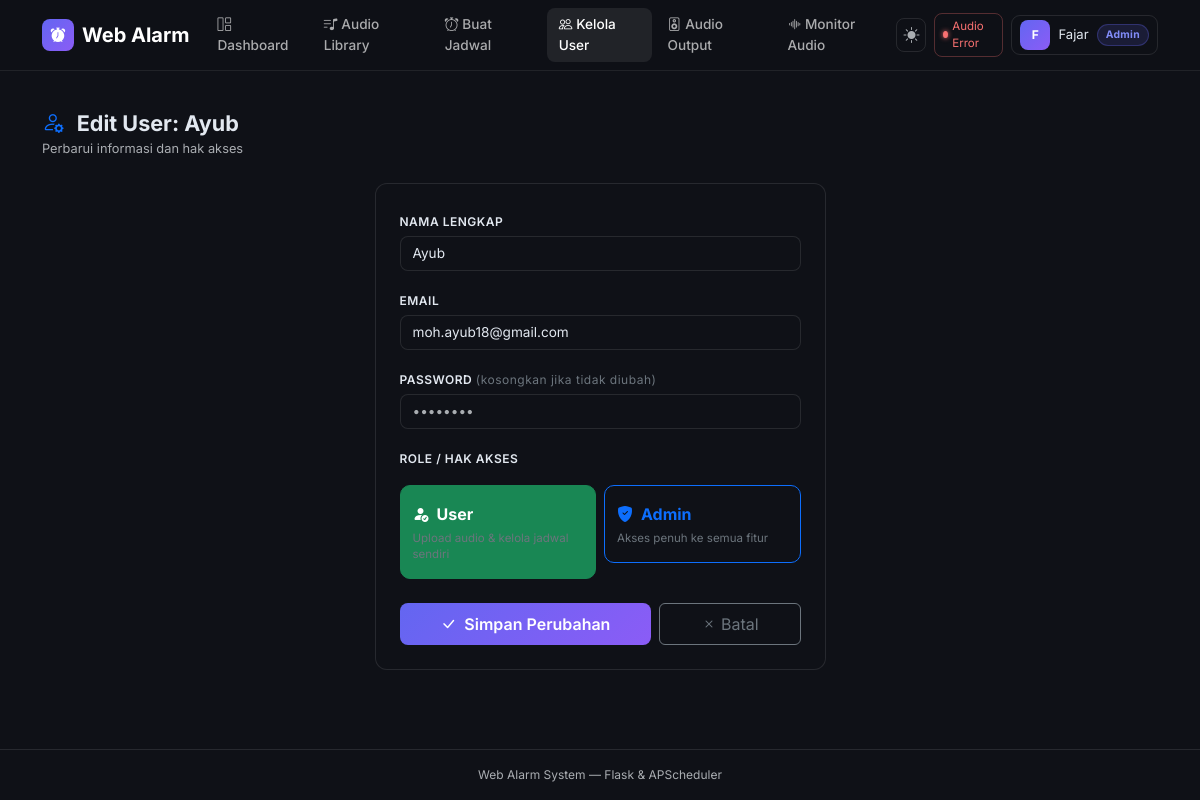
Screenshot of /users/edit/2 (signed in) with the database file from the repository.
### models.py (models this page shows, shortened)
class User(UserMixin, db.Model):
    __tablename__ = 'users'
    id = db.Column(db.Integer, primary_key=True)
    name = db.Column(db.String(120), nullable=False)
    email = db.Column(db.String(120), unique=True, nullable=False)
    password_hash = db.Column(db.String(256), nullable=False)
    role = db.Column(db.String(20), default='user', nullable=False)
    is_active = db.Column(db.Boolean, default=True, nullable=False)
    created_at = db.Column(db.DateTime, default=datetime.utcnow, nullable=False)
    audios = db.relationship('Audio', backref='uploader', lazy=True)

### app.py (the view, shortened to what this page needs)
@app.route('/users/edit/<int:user_id>', methods=['GET', 'POST'])
@login_required
@admin_required
def edit_user(user_id):
    user = db.session.get(User, user_id)
    if not user:
        abort(404)
    return render_template('user_form.html', user=user)

### app.py (called while the page is built)
@login_manager.user_loader
def load_user(user_id):
    return db.session.get(User, int(user_id))

def admin_required(f):
    @wraps(f)
    def decorated(*args, **kwargs):
        if not current_user.is_authenticated or current_user.role != 'admin':
            abort(403)
        return f(*args, **kwargs)
    return decorated

def is_admin():
    return current_user.is_authenticated and current_user.role == 'admin'

### templates/user_form.html (shortened to what this page needs)
{% extends "base.html" %}
{% block content %}
<div class="mb-4">
  <h1 class="pg-title">
    <i class="bi bi-person-{% if user %}gear{% else %}plus-fill{% endif %} me-2 text-primary"></i>
    {% if user %}Edit User: {{ user.name }}{% else %}Tambah User Baru{% endif %}
  </h1>
  <p class="pg-sub mb-0">
    {% if user %}Perbarui informasi dan hak akses{% else %}Buat akun pengguna baru{% endif %}
  </p>
</div>
<div class="row justify-content-center">
  <div class="col-12 col-md-8 col-lg-6 col-xl-5">
    <div class="card">
      <div class="card-body p-4">
        <form method="post" novalidate>
          <div class="mb-3">
            <label class="form-label">Nama Lengkap</label>
            <input type="text" class="form-control" name="name" required
                   value="{{ user.name if user else '' }}" placeholder="John Doe"/>
          </div>
          <div class="mb-3">
            <label class="form-label">Email</label>
            <input type="email" class="form-control" name="email" required
                   value="{{ user.email if user else '' }}" placeholder="user@domain.com"/>
          </div>
          <div class="mb-3">
            <label class="form-label">
              Password
              {% if user %}
              <span class="text-secondary fw-normal text-lowercase">(kosongkan jika tidak diubah)</span>
              {% endif %}
            </label>
            <input type="password" class="form-control" name="password"
                   placeholder="{% if user %}••••••••{% else %}Min. 6 karakter{% endif %}"
                   {% if not user %}required{% endif %} minlength="6"/>
          </div>
          <div class="mb-4">
            <label class="form-label">Role / Hak Akses</label>
            <div class="row g-2 mt-1">
              <div class="col-6">
                <label class="btn btn-outline-success w-100 py-3 text-start" for="roleUser"
                       style="border-radius:10px">
                  <div class="d-flex align-items-center gap-2 mb-1">
                    <i class="bi bi-person-fill-check"></i>
                    <strong>User</strong>
                  </div>
                  <small class="text-secondary d-block" style="font-size:.72rem;line-height:1.4">
                    Upload audio &amp; kelola jadwal sendiri
                  </small>
                </label>
              </div>
              <div class="col-6">
                <label class="btn btn-outline-primary w-100 py-3 text-start" for="roleAdmin"
                       style="border-radius:10px">
                  <div class="d-flex align-items-center gap-2 mb-1">
                    <i class="bi bi-shield-fill-check"></i>
                    <strong>Admin</strong>
                  </div>
                  <small class="text-secondary d-block" style="font-size:.72rem;line-height:1.4">
                    Akses penuh ke semua fitur
                  </small>
                </label>
              </div>
            </div>
          </div>
          <div class="d-flex flex-column flex-sm-row gap-2">
            <button type="submit" class="btn btn-grad flex-fill py-2">
              <i class="bi bi-check-lg me-1"></i>
              {% if user %}Simpan Perubahan{% else %}Buat User{% endif %}
            </button>
            <a href="{{ url_for('users') }}"
               class="btn btn-outline-secondary flex-fill py-2 text-center">
              <i class="bi bi-x me-1"></i>Batal
            </a>
          </div>
        </form>
      </div>
    </div>
  </div>
</div>
{% endblock %}

### templates/base.html (shortened to what this page needs)
<!DOCTYPE html>
<html lang="id" data-bs-theme="dark">
<head>
  <link href="https://cdn.jsdelivr.net/npm/bootstrap@5.3.3/dist/css/bootstrap.min.css"
        rel="stylesheet"/>
  <link href="https://cdn.jsdelivr.net/npm/bootstrap-icons@1.11.3/font/bootstrap-icons.min.css"
        rel="stylesheet"/>
</head>
<body>
<nav class="navbar navbar-expand-lg sticky-top navbar-main">
  <div class="container-xl">
    <a class="navbar-brand d-flex align-items-center gap-2 fw-bold" href="{{ url_for('index') }}">
      <span class="navbar-brand-icon"><i class="bi bi-alarm-fill"></i></span>
      Web Alarm
    </a>
    <div class="collapse navbar-collapse" id="mainNav">
      <ul class="navbar-nav me-auto gap-1 mt-2 mt-lg-0">
        {% if current_user.is_authenticated %}
          <li class="nav-item">
            <a class="nav-link {% if request.endpoint == 'index' %}active{% endif %}"
               href="{{ url_for('index') }}">
              <i class="bi bi-grid-1x2 me-1"></i>Dashboard
            </a>
          </li>
          <li class="nav-item">
            <a class="nav-link {% if request.endpoint == 'audios' %}active{% endif %}"
               href="{{ url_for('audios') }}">
              <i class="bi bi-music-note-list me-1"></i>Audio Library
            </a>
          </li>
          <li class="nav-item">
            <a class="nav-link {% if request.endpoint in ['new_schedule','edit_schedule'] %}active{% endif %}"
               href="{{ url_for('new_schedule') }}">
              <i class="bi bi-alarm me-1"></i>Buat Jadwal
            </a>
          </li>
          {% if is_admin() %}
          <li class="nav-item">
            <a class="nav-link {% if request.endpoint in ['users','create_user','edit_user'] %}active{% endif %}"
               href="{{ url_for('users') }}">
              <i class="bi bi-people me-1"></i>Kelola User
            </a>
          </li>
          <li class="nav-item">
            <a class="nav-link {% if request.endpoint == 'audio_settings' %}active{% endif %}"
               href="{{ url_for('audio_settings') }}">
              <i class="bi bi-speaker me-1"></i>Audio Output
            </a>
          </li>
          <li class="nav-item">
            <a class="nav-link {% if request.endpoint == 'audio_monitor' %}active{% endif %}"
               href="{{ url_for('audio_monitor') }}">
              <i class="bi bi-soundwave me-1"></i>Monitor Audio
            </a>
          </li>
          {% endif %}
        {% endif %}
      </ul>
      <div class="d-flex align-items-center gap-2 mt-2 mt-lg-0">
        <button id="themeToggle" type="button" title="Toggle tema"
                onclick="toggleTheme()" class="d-none d-lg-flex">
          <i class="bi bi-sun-fill" id="themeIcon"></i>
        </button>
        {% if current_user.is_authenticated %}
        <div id="audioHealthBadge"
             class="d-none d-lg-flex align-items-center gap-1 px-2 py-1"
             style="border-radius:8px;border:1px solid var(--bs-border-color);
                    font-size:.72rem;cursor:pointer;transition:all .2s"
             onclick="triggerAudioRepair(this)"
             title="Status koneksi audio hardware">
          <span id="audioHealthDot"
                style="width:7px;height:7px;border-radius:50%;
                       background:#6c757d;display:inline-block;
                       transition:background .3s"></span>
          <span id="audioHealthText" style="color:var(--bs-secondary-color)">Audio…</span>
        </div>
        {% endif %}
        {% if current_user.is_authenticated %}
          <div class="dropdown">
            <button class="btn btn-sm d-flex align-items-center gap-2 px-2 py-1"
                    style="border:1px solid var(--bs-border-color);border-radius:9px;
                           background:transparent;color:var(--bs-body-color)"
                    data-bs-toggle="dropdown" aria-expanded="false">
              <span class="user-av">{{ current_user.name[0]|upper }}</span>
              <span class="d-none d-sm-inline fw-500" style="font-size:.82rem">
                {{ current_user.name.split()[0] }}
              </span>
              <span class="{% if is_admin() %}badge-admin{% else %}badge-user{% endif %}">
                {{ 'Admin' if is_admin() else 'User' }}
              </span>
            </button>
          </div>
        {% else %}
          <a href="{{ url_for('login') }}" class="btn btn-sm btn-outline-secondary px-3">Login</a>
          <a href="{{ url_for('register') }}" class="btn btn-sm btn-grad px-3">Daftar</a>
        {% endif %}
      </div>
    </div>
  </div>
</nav>
<div class="container-xl pt-3">
</div>
<main class="container-xl py-4">
  {% block content %}{% endblock %}
</main>
<footer class="border-top py-3">
  <div class="container-xl text-center" style="font-size:.75rem;color:var(--bs-secondary-color)">
    Web Alarm System &mdash; Flask &amp; APScheduler
  </div>
</footer>
</body>
</html>

### templates/base.html (style rules this page uses)
body { font-family: 'Inter', system-ui, sans-serif; min-height: 100vh; display: flex; flex-direction: column; }
main { flex: 1; }
[data-bs-theme="dark"] { --bs-body-bg: #0f1117; --bs-body-color: #e2e8f0; --bs-border-color: rgba(255,255,255,.1); --bs-card-bg: #1a1f2e; --bs-secondary-bg: #141824; --bs-tertiary-bg: #1e2433; }
:root { --accent: #6366f1; --accent2: #8b5cf6; --accent-rgb: 99,102,241; }
[data-bs-theme="dark"] .navbar-main { background: rgba(15,17,23,.97) !important; border-bottom: 1px solid rgba(255,255,255,.08); backdrop-filter: blur(12px); }
.navbar-brand-icon { width: 32px; height: 32px; border-radius: 8px; background: linear-gradient(135deg, var(--accent), var(--accent2)); display: inline-flex; align-items: center; justify-content: center; font-size: .9rem; color: #fff; flex-shrink: 0; }
.nav-link { font-size: .85rem; font-weight: 500; border-radius: 8px !important; padding: .4rem .75rem !important; transition: background .15s; }
[data-bs-theme="dark"] .nav-link:hover, [data-bs-theme="dark"] .nav-link.active { background: rgba(255,255,255,.08) !important; color: #fff !important; }
.card { border-radius: 12px; border-color: var(--bs-border-color); }
.btn-grad { background: linear-gradient(135deg, var(--accent), var(--accent2)); border: none; color: #fff; font-weight: 600; border-radius: 8px; transition: opacity .15s, transform .1s; }
.badge-admin { background: rgba(var(--accent-rgb),.15); color: #818cf8; border: 1px solid rgba(var(--accent-rgb),.3); padding: 2px 8px; border-radius: 20px; font-size: .65rem; font-weight: 700; letter-spacing: .3px; }
.form-control, .form-select { border-radius: 8px; font-size: .85rem; }
.form-label { font-size: .75rem; font-weight: 600; text-transform: uppercase; letter-spacing: .5px; margin-bottom: .35rem; }
#themeToggle { width: 34px; height: 34px; border-radius: 8px; border: 1px solid var(--bs-border-color); background: transparent; display: flex; align-items: center; justify-content: center; cursor: pointer; transition: all .15s; font-size: 1rem; color: var(--bs-secondary-color); }
.user-av { width: 30px; height: 30px; border-radius: 8px; background: linear-gradient(135deg, var(--accent), var(--accent2)); display: inline-flex; align-items: center; justify-content: center; font-size: .75rem; font-weight: 700; color: #fff; flex-shrink: 0; }
.pg-title { font-size: 1.35rem; font-weight: 700; margin: 0; }
.pg-sub { font-size: .8rem; color: var(--bs-secondary-color); margin-top: 3px; }

### rows the page displays
User: name "F", name "Fajar", is_active+role "Admin"
User: name "Ayub", email "moh.ayub18@gmail.com"
